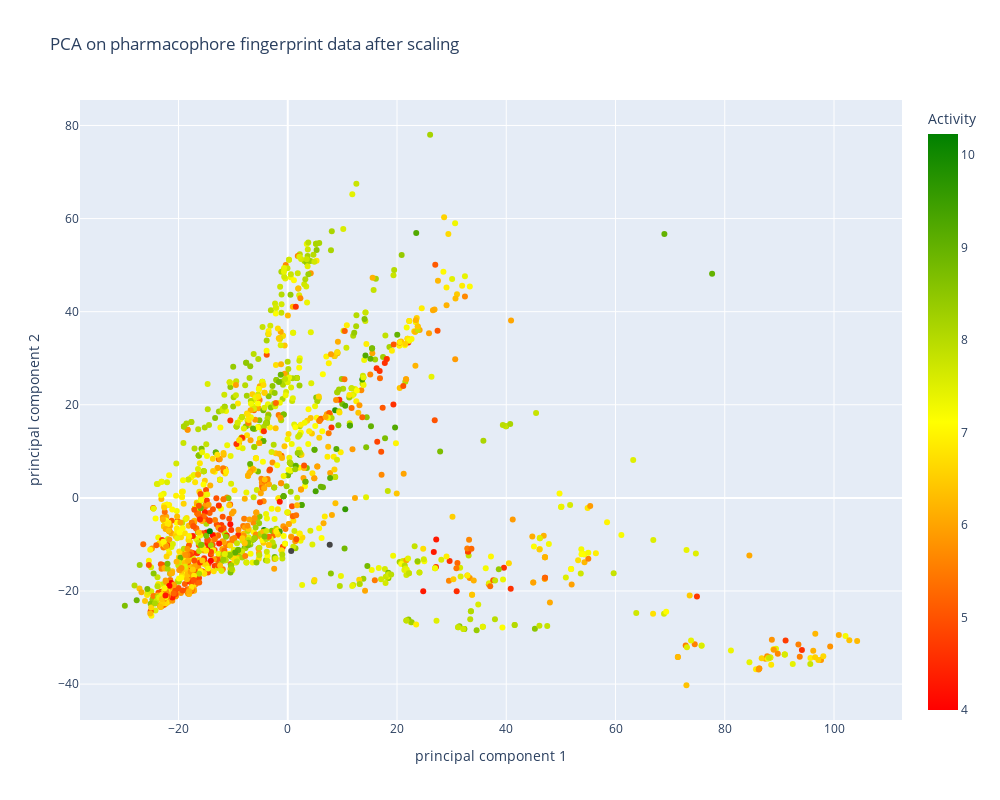

The notebook cell this image was saved under:
### Code cell
finalDf_Ph['pchembl_value_Mean'] = df['pchembl_value_Mean']
fig_Ph_2 = px.scatter(finalDf_Ph, x="principal component 1", y="principal component 2",
                    color = "pchembl_value_Mean",
                      
                      color_continuous_scale=["red",  "yellow", "green"],
                    hover_data = None ,
                    labels={'principal component 1': 'principal component 1',
                            'principal component 2': 'principal component 2',
                            'pchembl_value_Mean': 'Activity'},
                    render_mode='SVG',
                    title = 'PCA on pharmacophore fingerprint data after scaling',
                                      width=1000,
                                      height=800)
#fig_Ph_2.show()
app_scatter = molplotly.add_molecules(fig=fig_Ph_2,
                                      df=finalDf_Ph,
                                      smiles_col='smiles',
                                      title_col='InChIKey',
                                      condition_col = 'scaffold_grouped')
                                                                          
app_scatter.run_server(mode='inline', port=9008, height=800)

### Figure 1 — Plotly figure (JSON) as saved in the notebook; plotly's stock layout.template omitted (floating-point values rounded to 4 significant figures; data arrays with more than 128 entries replaced by an {"elided": "..."} marker saying what was removed)
{"data": [{"hovertemplate": "principal component 1=%{x}<br>principal component 2=%{y}<br>Activity=%{marker.color}<extra></extra>", "legendgroup": "", "marker": {"color": {"elided": "1688 float values"}, "coloraxis": "coloraxis", "symbol": "circle"}, "mode": "markers", "name": "", "orientation": "v", "showlegend": false, "type": "scatter", "x": {"elided": "1688 float values"}, "xaxis": "x", "y": {"elided": "1688 float values"}, "yaxis": "y"}], "layout": {"coloraxis": {"colorbar": {"title": {"text": "Activity"}}, "colorscale": [[0, "red"], [0.5, "yellow"], [1, "green"]]}, "height": 800, "legend": {"tracegroupgap": 0}, "title": {"text": "PCA on pharmacophore fingerprint data after scaling"}, "width": 1000, "xaxis": {"anchor": "y", "domain": [0, 1], "title": {"text": "principal component 1"}}, "yaxis": {"anchor": "x", "domain": [0, 1], "title": {"text": "principal component 2"}}}}
